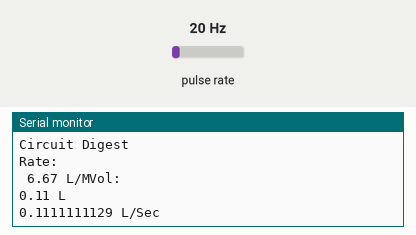
The sketch below on a simulated ESP32. Shown: the last lines printed to the serial monitor. Wiring (inferred from the names in the program): pulse sensor: data GPIO 4. Inputs (shaded band) come from the test bench; at power-on: pulse rate 20 Hz. WiFi joins after 1.5 s; servers stay silent unless stated.

Above: at 2.7 s.
2.8 s: pulse rate (sensor on GPIO 4) set to 4 Hz
At 4.1 s:
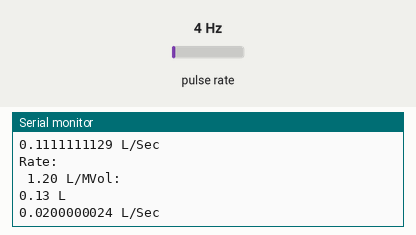
4.3 s: pulse rate (sensor on GPIO 4) set to 50 Hz
At 5.3 s:
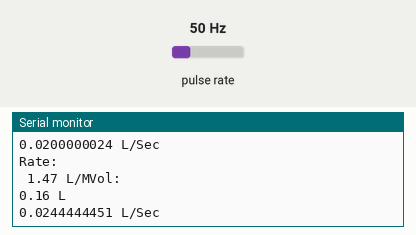
Timing chart, 0 to 7.3 s (numbered marks = the images above; inputs shaded):
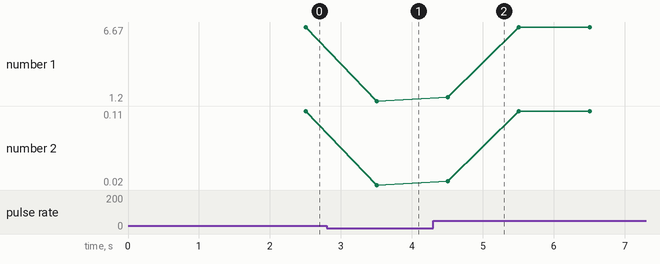

The sketch:

Debit.ino
```cpp
#include <WiFi.h>
#include <Wire.h>
const char* ssid     = "Wifi";
const char* password = "12345678";
String num_region="1";
String num_secteur ="1";
String num_maison="1";
String id_compteur="5";

volatile int flow_frequency; // Measures flow sensor pulses
// Calculated litres/hour
 float vol = 0.0,l_minute;
unsigned char flowsensor = 4; // Sensor Input
unsigned long currentTime;
unsigned long cloopTime;
WiFiServer server(80);

void flow () // Interrupt function
{
   flow_frequency++;
}
void setup()
{
   pinMode(flowsensor, INPUT);
   digitalWrite(flowsensor, HIGH); // Optional Internal Pull-Up
   Serial.begin(115200);

   attachInterrupt(digitalPinToInterrupt(flowsensor), flow, RISING); // Setup Interrupt
   Wire.begin();
    WiFi.begin(ssid, password);


    while (WiFi.status() != WL_CONNECTED) {
       delay(500);
        Serial.print(".");
    }

    Serial.println("");
    Serial.println("WiFi connected.");
    Serial.println("IP address: ");
    Serial.println(WiFi.localIP());

    server.begin();
    Serial.println("le serveur a commence");

   Serial.print("Water Flow Meter\n");

  Serial.print("Circuit Digest\n");
   currentTime = millis();
   cloopTime = currentTime;
}
void loop ()
{ WiFiClient client = server.available();   // listen for incoming clients
   currentTime = millis();
   // Every second, calculate and print litres/hour
   if(currentTime >= (cloopTime + 1000))
   {
    cloopTime = currentTime; // Updates cloopTime
    if(flow_frequency != 0){
      // Pulse frequency (Hz) = 7.5Q, Q is flow rate in L/min.
      l_minute = (flow_frequency / 7.5); // (Pulse frequency x 60 min) / 7.5Q = flowrate in L/hour

      Serial.print("Rate:\n ");
      Serial.print(l_minute);
      Serial.print(" L/M");
      l_minute = l_minute/60;

      vol = vol +l_minute;
      Serial.print("Vol:\n");
      Serial.print(vol);
      Serial.print(" L\n");
      flow_frequency = 0; // Reset Counter
      Serial.print(l_minute, DEC); // Print litres/hour
      Serial.println(" L/Sec\n");
    }

   }


 if (client) {                             // if you get a client,
    Serial.println("New Client.");           // print a message out the serial port

      if (client.connected()) {
        client.print(num_region+";"+ num_secteur+";"+num_maison+";"+id_compteur+";"+String(vol)+";"+String(l_minute));
       client.print("\n");

      }
      }

}
```

Measured:
- after the input at 2.8 s, the serial monitor: prints a new line after 0.71 s (image 1)
- after the input at 4.3 s, the serial monitor: prints a new line after 0.21 s (image 2)
- plotted number 1: 6.67 → 1.2 after the input at 2.8 s
- plotted number 2: 0.11 → 0.02 after the input at 2.8 s
